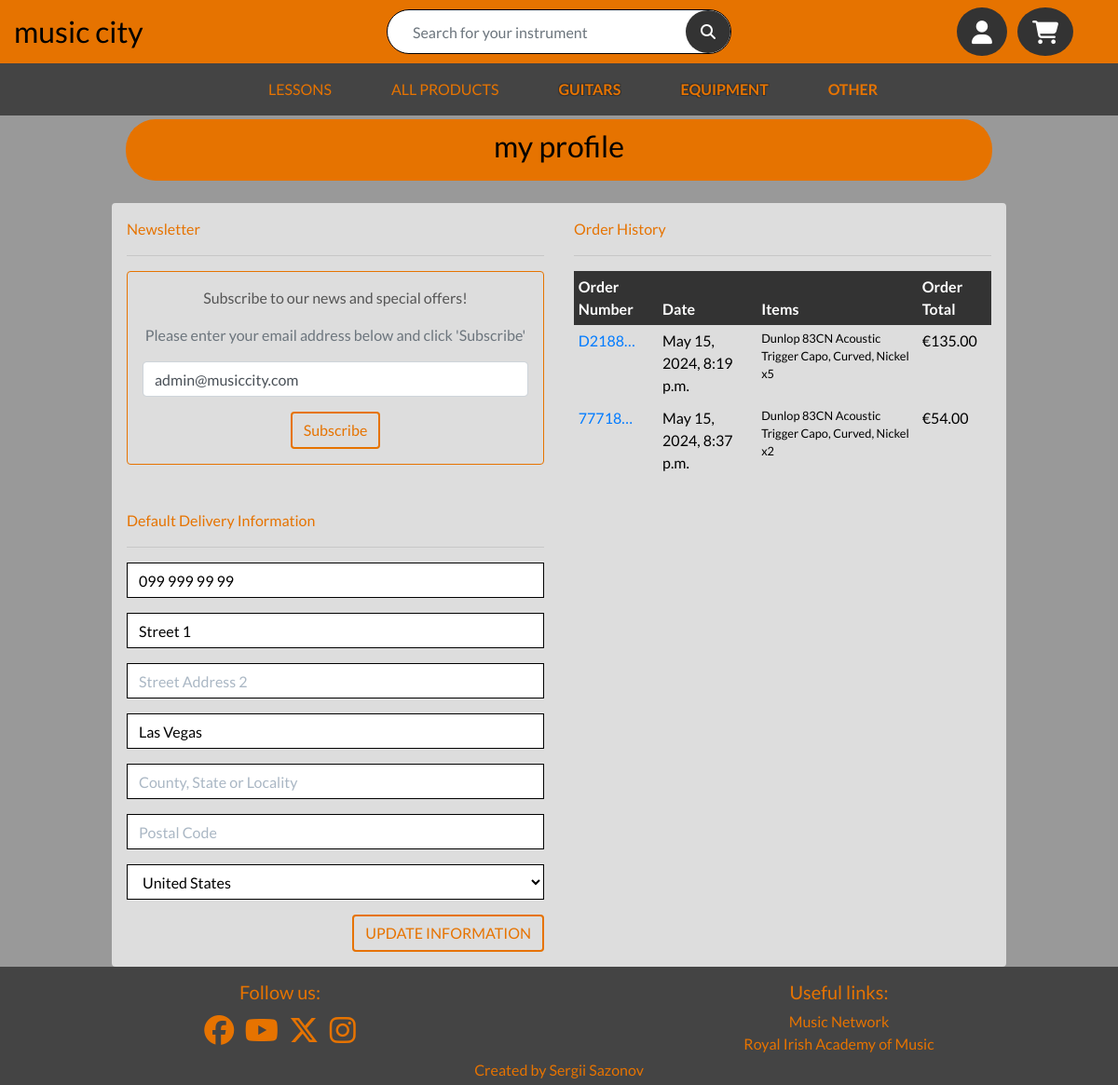
/profile/ (signed in), run on an earlier commit of the app's database.
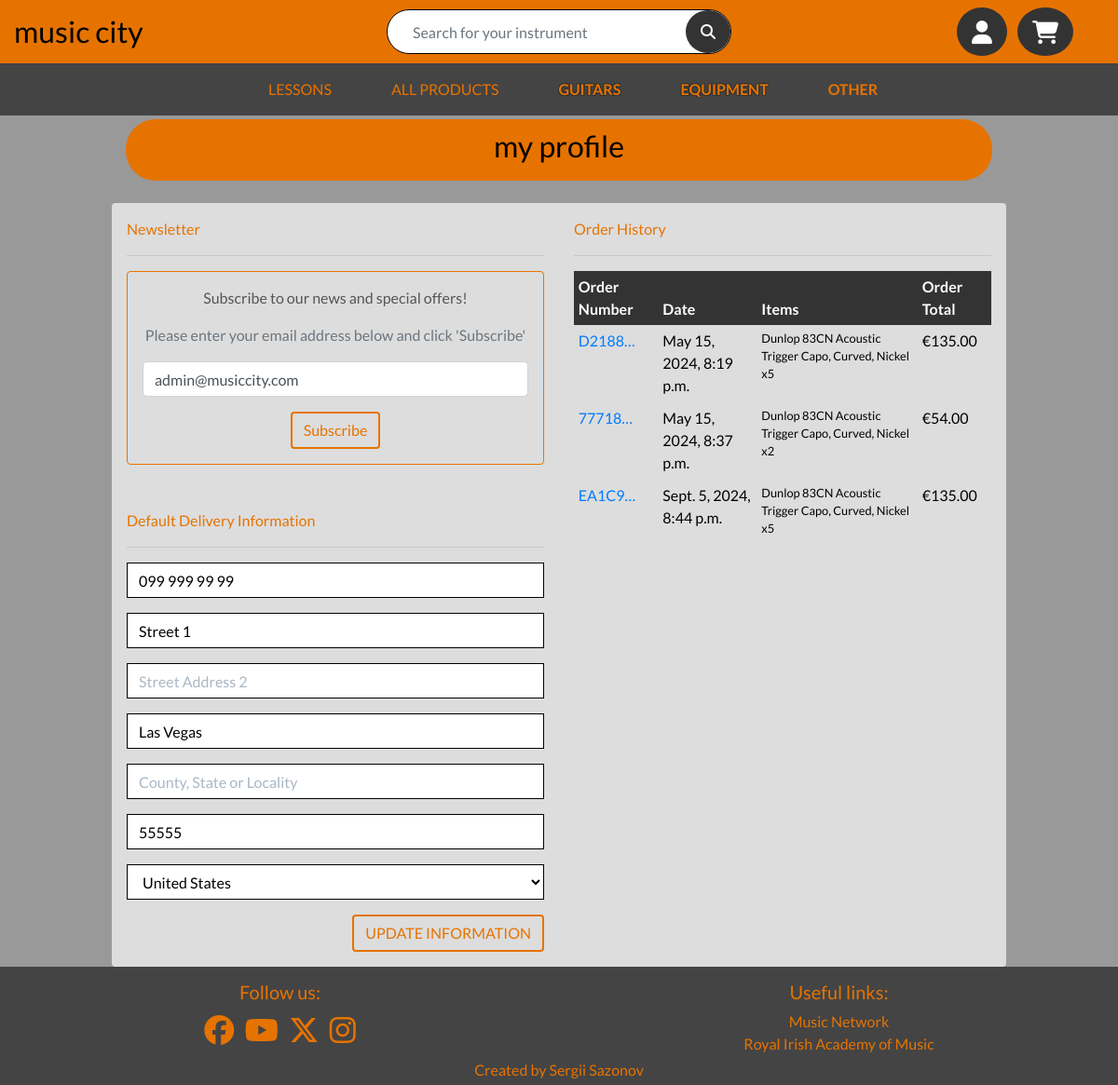
And on a later commit of the database.
### profiles/models.py (models this page shows, shortened)
class UserProfile(models.Model):
    user = models.OneToOneField(User, on_delete=models.CASCADE)
    default_phone_number = models.CharField(max_length=20,
                                            null=True, blank=True)
    default_street_address1 = models.CharField(max_length=80,
                                               null=True, blank=True)
    default_street_address2 = models.CharField(max_length=80,
                                               null=True, blank=True)
    default_town_or_city = models.CharField(max_length=40,
                                            null=True, blank=True)
    default_county = models.CharField(max_length=80,
                                      null=True, blank=True)
    default_postcode = models.CharField(max_length=20,
                                        null=True, blank=True)
    default_country = CountryField(blank_label='Country',
                                   null=True, blank=True)

### checkout/models.py (models this page shows, shortened)
class Order(models.Model):
    order_number = models.CharField(max_length=32, null=False, editable=False)
    user_profile = models.ForeignKey(UserProfile, on_delete=models.SET_NULL,
                                     null=True, blank=True,
                                     related_name='orders')
    full_name = models.CharField(max_length=50, null=False, blank=False)
    email = models.EmailField(max_length=254, null=False, blank=False)
    phone_number = models.CharField(max_length=20, null=False, blank=False)
    country = CountryField(blank_label='Country *', null=False, blank=False)
    postcode = models.CharField(max_length=20, null=True, blank=True)
    town_or_city = models.CharField(max_length=40, null=False, blank=False)
    street_address1 = models.CharField(max_length=80, null=False, blank=False)
    street_address2 = models.CharField(max_length=80, null=True, blank=True)
    county = models.CharField(max_length=80, null=True, blank=True)
    date = models.DateTimeField(auto_now_add=True)
    delivery_cost = models.DecimalField(max_digits=6, decimal_places=2,
                                        null=False, default=0)
    order_total = models.DecimalField(max_digits=10, decimal_places=2,
                                      null=False, default=0)
    grand_total = models.DecimalField(max_digits=10, decimal_places=2,
                                      null=False, default=0)
    original_bag = models.TextField(null=False, blank=False, default='')
    stripe_pid = models.CharField(max_length=254, null=False,
                                  blank=False, default='')

class OrderLineItem(models.Model):
    order = models.ForeignKey(Order, null=False, blank=False,
                              on_delete=models.CASCADE,
                              related_name='lineitems')
    product = models.ForeignKey(Product, null=False, blank=False,
                                on_delete=models.CASCADE)
    quantity = models.IntegerField(null=False, blank=False, default=0)
    lineitem_total = models.DecimalField(max_digits=6, decimal_places=2,
                                         null=False, blank=False,
                                         editable=False)

### products/models.py (models this page shows, shortened)
class Product(models.Model):
    category = models.ForeignKey('Category', null=True,
                                 blank=True, on_delete=models.SET_NULL)
    sku = models.CharField(max_length=254, null=True, blank=True)
    name = models.CharField(max_length=254)
    brand = models.CharField(max_length=30, default='other')
    description = models.TextField()
    price = models.DecimalField(max_digits=6, decimal_places=2)
    old_price = models.DecimalField(max_digits=6, decimal_places=2,
                                    null=True, blank=True)
    image_url = models.URLField(max_length=1024, null=True, blank=True)
    image = CloudinaryField('image', default=None, null=True, blank=True)

### profiles/views.py (the view)
# urls.py: path('profile/', include('profiles.urls')),
def profile(request):
    profile = get_object_or_404(UserProfile, user=request.user)
    if request.method == 'POST':
        form = UserProfileForm(request.POST, instance=profile)
        if form.is_valid():
            form.save()
            messages.success(request, 'Profile updated successfully')
    form = UserProfileForm(instance=profile)
    orders = profile.orders.all()
    if request.user.is_authenticated:
        email = request.user.email
        newsletter = NewsSubscriber.objects.filter(email=email).exists()
    else:
        newsletter = False
    template = 'profiles/profile.html'
    context = {
        'form': form,
        'newsletter': newsletter,
        'orders': orders,
        'on_profile_page': True
    }
    return render(request, template, context)

### profiles/templates/profiles/profile.html (shortened to what this page needs)
{% extends "base.html" %}
{% load static %}
{% block extra_css %}
    <link rel="stylesheet" href="{% static 'profiles/css/profile.css' %}">
{% endblock %}
{% block page_header %}
    <div class="container header-container">
    </div>
{% endblock %}
{% block content %}
    <div class="container">
        <div class="row">
            <div class="col">
                <div class="product-header mb-4">
                    <h2 class="logo-font text-black">My Profile</h2>
                </div>
            </div>
        </div>
        <div class="row light-bg rounded">
            <div class="col-12 col-lg-6 p-3">
                <p class="highlight-color">Newsletter</p>
                <hr>
                <div class="highlight-border rounded text-center p-3 mb-2">
                    {% if newsletter %}
                        <p class="">You are subscribed to our news and special offers</p>
                        <p class="text-muted">If you wish to unsubscribe please click 'Unsubscribe'</p>
                    {% else %}
                        <p class="">Subscribe to our news and special offers!</p>
                        <p class="text-muted">Please enter your email address below and click 'Subscribe'</p>
                    {% endif %}
                    <form method="post"
                          action="{% if newsletter %}{% url 'unsubscribe' %}{% else %}{% url 'subscribe' %}{% endif %}">
                        <div class="form-group">
                            <input type="email" id="email" name="email" class="form-control"
                                   placeholder="Email address" aria-label="Please enter your email address"
                                   value="{{ request.user.email }}">
                        </div>
                        <button class="btn btn-main" type="submit">
                            {% if newsletter %}Unsubscribe{% else %}Subscribe{% endif %}
                        </button>
                    </form>
                </div>
                <p class="highlight-color mt-5">Default Delivery Information</p>
                <hr>
                <form class="mt-3" action="{% url 'profile' %}" method="POST" id="profile-update-form">
                    {{ form|crispy }}
                    <button class="btn btn-main text-uppercase float-right">Update Information</button>
                </form>
            </div>
            <div class="col-12 col-lg-6 p-3">
                <p class="highlight-color">Order History</p>
                <hr>
                <div class="order-history table-responsive">
                    <table class="table table-sm table-borderless text-white">
                        <thead>
                            <tr>
                                <th>Order Number</th>
                                <th>Date</th>
                                <th>Items</th>
                                <th>Order Total</th>
                            </tr>
                        </thead>
                        <tbody class="text-black">
                            {% for order in orders %}
                                <tr>
                                    <td>
                                        <a href="{% url 'order_history' order.order_number %}"
                                        title="{{ order.order_number }}">
                                            {{ order.order_number|truncatechars:6 }}
                                        </a>
                                    </td>
                                    <td>{{ order.date }}</td>
                                    <td>
                                        <ul class="list-unstyled">
                                            {% for item in order.lineitems.all %}
                                                <li class="small">
                                                    {{ item.product.name }} x{{ item.quantity }}
                                                </li>
                                            {% endfor %}
                                        </ul>
                                    </td>
                                    <td>€{{ order.grand_total }}</td>
                                </tr>
                            {% endfor %}
                        </tbody>
                    </table>
                </div>
            </div>
        </div>
    </div>
{% endblock %}

### templates/base.html (shortened to what this page needs)
{% load static %}
<!doctype html>
<html lang="en">
    <head>
        {% block corecss %}
            <link rel="stylesheet" href="https://cdn.jsdelivr.net/npm/bootstrap@4.4.1/dist/css/bootstrap.min.css"
>
            <link rel="stylesheet" href="{% static 'css/base.css' %}">
        {% endblock %}
        {% block extra_css %}
        {% endblock%}
    </head>
    <body>
        <header class="container-fluid fixed-top">
            <div id="topnav" class="row pt-lg-2 d-none d-lg-flex header-bg pb-2">
                <div class="col-12 col-lg-4 my-auto py-1 py-lg-0 text-center text-lg-left">
                    <a href="{% url 'home' %}" class="text-decoration-none main-logo-link">
                        <h2 class="logo-font text-black my-0">music city</h2>
                    </a>
                </div>
                <div class="col-12 col-lg-4 my-auto py-1 py-lg-0">
                    <form method="GET" action="{% url 'products' %}">
                        <div class="input-group d-flex align-items-center w-100 search-bar">
                            <input class="form-control border-0 " type="text" name="q"
                                   placeholder="Search for your instrument">
                            <div class="input-group-append">
                                <button class="btn btn-secondary border-0 rounded-circle" type="submit">
                                    <i class="fas fa-search"></i>
                                </button>
                            </div>
                        </div>
                    </form>
                </div>
                <div class="col-12 col-lg-4 my-auto py-1 py-lg-0 pr-5 d-flex justify-content-end">
                    <ul class="list-inline list-unstyled text-center my-0">
                        <li class="list-inline-item dropdown">
                            <a class="text-black btn btn-lg btn-secondary border-0 rounded-circle" href="#"
                               id="user-options" data-toggle="dropdown" aria-haspopup="true" aria-expanded="false">
                                <div class="text-center">
                                    <div><i class="fas fa-user fa-lg"></i></div>
                                </div>
                            </a>
                        </li>
                        <li class="list-inline-item">
                            <a class="text-black btn btn-lg btn-secondary border-0 rounded-circle position-relative"
                               href="{% url 'view_bag' %}">
                                <div class="text-center">
                                    <div><i class="fa-solid fa-cart-shopping fa-lg"></i></div>
                                </div>
                            </a>
                        </li>
                    </ul>
                </div>
            </div>
            <div class="row responsive-header-bg">
                <nav class="navbar navbar-expand-lg w-100">
                    <ul>
                    </ul>
                    {% include 'includes/main_nav.html' %}
                </nav>
            </div>
        </header>
        {% block page_header %}
        {% endblock %}
        <div class="content-area">
            {% block content %}
            {% endblock %}
        </div>
        <footer class="container-fluid pb-1">
            <div class="row">
                <div class="col-6 text-center social-links pl-3">
                    <h5>Follow us:</h5>
                    <a class="highlight-color" href="/static/img/facebook_mockup.png" target="_blank" rel="noopener"
                       aria-label="Visit our Facebook page (opens in a new tab)">
                        <i class="fa-brands fa-facebook fa-2x"></i>
                    </a>
                    <a class="highlight-color" href="https://www.youtube.com/" target="_blank" rel="noopener"
                       aria-label="Visit our Youtube page (opens in a new tab)">
                        <i class="fa-brands fa-youtube fa-2x"></i>
                    </a>
                    <a class="highlight-color" href="https://x.com/" target="_blank" rel="noopener"
                       aria-label="Visit our X (ex-Twitter page) (opens in a new tab)">
                        <i class="fa-brands fa-x-twitter fa-2x"></i>
                    </a>
                    <a class="highlight-color" href="https://www.instagram.com/" target="_blank" rel="noopener"
                       aria-label="Visit our Instagram page (opens in a new tab)">
                        <i class="fa-brands fa-instagram fa-2x"></i>
                    </a>
                </div>
                <div class="col-6 text-center pl-3">
                    <h5>Useful links:</h5>
                    <div>
                        <a class="useful-links" href="https://www.musicnetwork.ie/" target="_blank"
                        rel="noopener" aria-label="Link to the Irish music community (Opens in a new tab)">
                            Music Network
                        </a>
                    </div>
                    <div>
                        <a class="useful-links" href="https://www.riam.ie/" target="_blank"
                        rel="noopener" aria-label="Link to the Royal Irish Academy of Music web page
                        (Opens in a new tab)">
                            Royal Irish Academy of Music
                        </a>
                    </div>
                </div>
            </div>
            <div class="row mt-1">
                <div class="col text-center">
                    <p class="mb-0">Created by Sergii Sazonov</p>
                </div>
            </div>
        </footer>
    </body>
</html>

### templates/includes/main_nav.html (shortened to what this page needs)
<div class="collapse navbar-collapse grey-bg pl-3" id="main-nav">
    <ul class="navbar-nav w-auto mx-auto">
        <li class="nav-item">
            <a class="nav-link text-uppercase mr-5" href="{% url 'check_subscription' %}">Lessons</a>
        </li>
        <li class="nav-item">
            <a class="nav-link text-uppercase mr-5" href="{% url 'products' %}">All products</a>
        </li>
        <li class="nav-item dropdown">
            <a class="logo-font font-weight-bold text-uppercase nav-link mr-5 outlined" href="#" id="guitars-link"
               data-toggle="dropdown" aria-haspopup="true" aria-expanded="false">
                Guitars
            </a>
        </li>
        <li class="nav-item dropdown">
            <a class="logo-font font-weight-bold text-uppercase nav-link mr-5 outlined" href="#" id="drums-link"
               data-toggle="dropdown" aria-haspopup="true" aria-expanded="false">
                Equipment
            </a>
        </li>
        <li class="nav-item dropdown">
            <a class="logo-font font-weight-bold text-uppercase nav-link mr-5" href="#" id="accessories-link"
               data-toggle="dropdown" aria-haspopup="true" aria-expanded="false">
                Other
            </a>
        </li>
    </ul>
</div>

What changed in the data, as far as the page shows it:
changed UserProfile "Street 1": default_postcode (not shown) → "55555"
added Order: order_number "EA1C9…", date "Sept. 5, 2024, 8:44 p.m.", grand_total "135.00"
added OrderLineItem: product.name "Dunlop 83CN Acoustic Trigger Capo, Curved, Nickel", quantity "5", shown under "EA1C9…"
